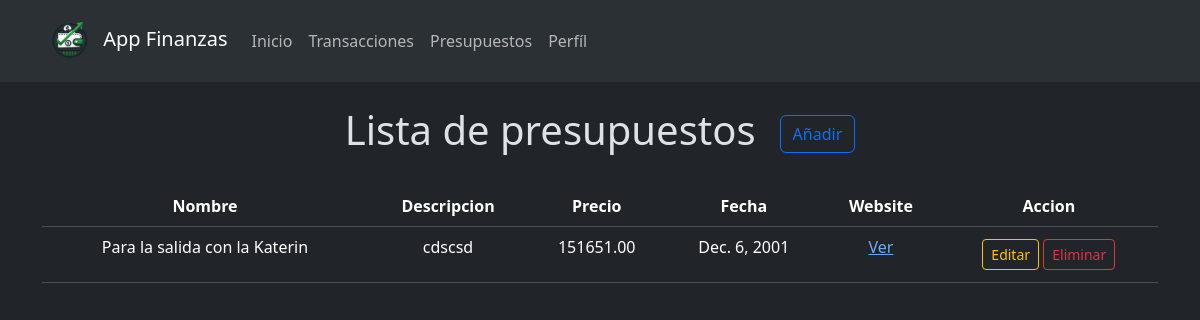
Page /presupuestos/ (signed in) on the committed database.
### myApp/models.py (models this page shows, shortened)
class Presupuesto(models.Model):
    usuario = models.ForeignKey(settings.AUTH_USER_MODEL, on_delete=models.CASCADE)
    nombre = models.CharField(max_length=100)
    descripcion = models.TextField()
    precio = models.DecimalField(max_digits=10, decimal_places=2)
    fecha = models.DateField()
    website = models.URLField(blank=True, null=True)

### myApp/views.py (the view)
# urls.py: path('presupuestos/', views.presupuestos, name='presupuestos'),
@login_required
def presupuestos(request):
    presupuestos = Presupuesto.objects.filter(usuario=request.user)
    return render(request, 'presupuestos/presupuestos.html', {
        'presupuestos': presupuestos
    })

### myApp/templates/presupuestos/presupuestos.html
{% extends 'base.html' %}
{% block content %}
<div class="container text-center">
    <div class="row my-4 d-flex align-items-center justify-content-center">
        <div class="col-auto">
            <h1>Lista de presupuestos</h1>
        </div>
        <div class="col-auto">
            <button class="btn btn-outline-primary">
                <a class="nav-link" href="/agregar_presupuesto">Añadir</a>
            </button>
        </div>
    </div>
    {% if presupuestos %}
    <div class="table-responsive">
        <table class="table">
            <thead>
                <tr>
                    <th>Nombre</th>
                    <th>Descripcion</th>
                    <th>Precio</th>
                    <th>Fecha</th>
                    <th>Website</th>
                    <th>Accion</th>
                </tr>
            </thead>
            <tbody>
                {% for presupuesto in presupuestos %}
                <tr>
                    <td>{{ presupuesto.nombre }}</td>
                    <td>{{ presupuesto.descripcion }}</td>
                    <td>{{ presupuesto.precio }}</td>
                    <td>{{ presupuesto.fecha }}</td>
                    <td>
                        {% if presupuesto.website %}
                        <a href="{{ presupuesto.website }}" target="_blank">Ver</a><br>
                        {% else %}
                        <p>Sin website</p>
                        {% endif %}
                    </td>
                    <td>
                        <button class="btn btn-outline-warning btn-sm my-1">
                            <a class="nav-link" href="{% url 'editar_presupuesto' presupuesto.id %}">Editar</a>
                        </button>
                        <button class="btn btn-outline-danger btn-sm">
                            <a class="nav-link" href="{% url 'eliminar presupuesto' presupuesto.id %}">Eliminar</a>
                        </button>
                    </td>
                </tr>
                {% endfor %}
            </tbody>
        </table>
    </div>
    {% else %}
    <p>Aún no has creado ningun presupuesto.</p>
    {% endif %}
</div>
{% endblock %}

### rows in the picture
Presupuesto: nombre "Para la salida con la Katerin", descripcion "cdscsd", precio "151651.00", fecha "Dec. 6, 2001"
